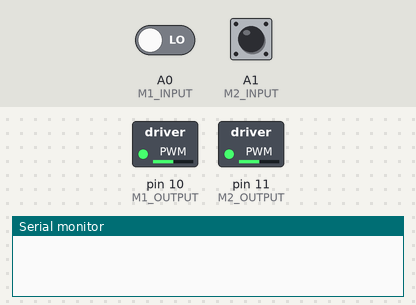
Recording of a sketch running on a simulated Arduino Uno, built with avr-gcc and run on an emulated ATmega328P. Parts: switched loads named in the sketch (green lamp = pin HIGH), the last lines printed to the serial monitor. Inputs (shaded band) come from the test bench; at power-on: A1 (M2_INPUT) LOW, A0 (M1_INPUT) LOW.

Above: at 1.2 s.
1.3 s: A1 (M2_INPUT) pulsed HIGH 2 times (0.12 s each, 0.3 s apart)
At 2.8 s:
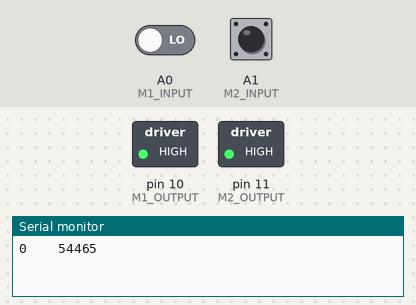
At 3.9 s:
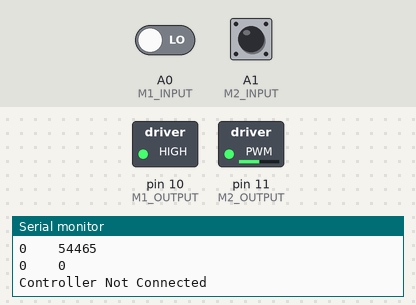
Timing chart, 0 to 5.4 s (numbered marks = the images above; inputs shaded):
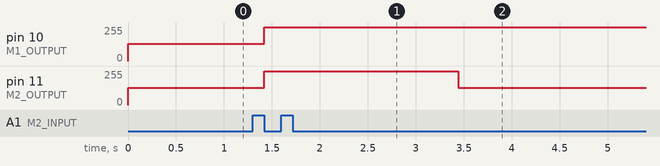

The sketch:

ASME_Robot_Tank.ino
```cpp
uint8_t M1_INPUT = A0;
uint8_t M2_INPUT = A1;

uint8_t M1_OUTPUT = 10;
uint8_t M2_OUTPUT = 11;
/* Usefull Reference
 *
 *  https://arduino-info.wikispaces.com/Arduino-PWM-Frequency
 */
void setup() {
  // put your setup code here, to run once:
  pinMode(M1_INPUT,INPUT);
  pinMode(M2_INPUT,INPUT);

  pinMode(M1_OUTPUT,OUTPUT);
  pinMode(M2_OUTPUT,OUTPUT);
  // set timer 2 divisor to 1 for PWM frequency of 31372.55 Hz (D3, D11)
  TCCR2B = TCCR2B & B11111000 | B00000001;

  // set timer 1 divisor to 1 for PWM frequency of 31372.55 Hz (D9, D10)
  TCCR1B = TCCR1B & B11111000 | B00000001;

  // set timer 0 divisor to     1 for PWM frequency of 62500.00 Hz (D5,D6)
  //TCCR0B = TCCR0B & B11111000 | B00000001;

  Serial.begin(9600);
setMotor(M1_OUTPUT,128);
setMotor(M2_OUTPUT,128);


}

void loop() {
  uint16_t M1_Value = pulseIn(M1_INPUT,HIGH);
  uint16_t M2_Value = pulseIn(M2_INPUT,HIGH);

  Serial.print(M1_Value);
  Serial.print("    ");
  Serial.println(M2_Value);

  int16_t M1_Drive = map(M1_Value,1950,1100,32,224);
  int16_t M2_Drive = map(M2_Value,1050,1900,32,224);


setMotor(M1_OUTPUT,M1_Drive);
setMotor(M2_OUTPUT,M2_Drive);
delay(20);

 /*
 delay(2000);
 analogWrite(M1,0);
 delay(2000);
 analogWrite(M1,128);
 delay(2000);
*/
}
void setMotor(uint8_t motor, int16_t value){
  if(value < -100){
   Serial.println("Controller Not Connected");
   value = 128;
  }
  else if(value > 255){
    value = 255;
  }
  else if(value<0){
    value = 0;
  }else if(abs(value-128)<20){
    value = 128;
  }
  else{

  }
 // Serial.print(motor);
 // Serial.print(": ");
 // Serial.println(value);
  analogWrite(motor, value);
}
```

Measured:
- after the input at 1.3 s, pin 10 (M1_OUTPUT): 128/255 → 255/255 after 0.12 s instead of 0.70 s; pin 11 (M2_OUTPUT): 128/255 → 255/255 after 0.12 s, → 128/255 2.0 s later
